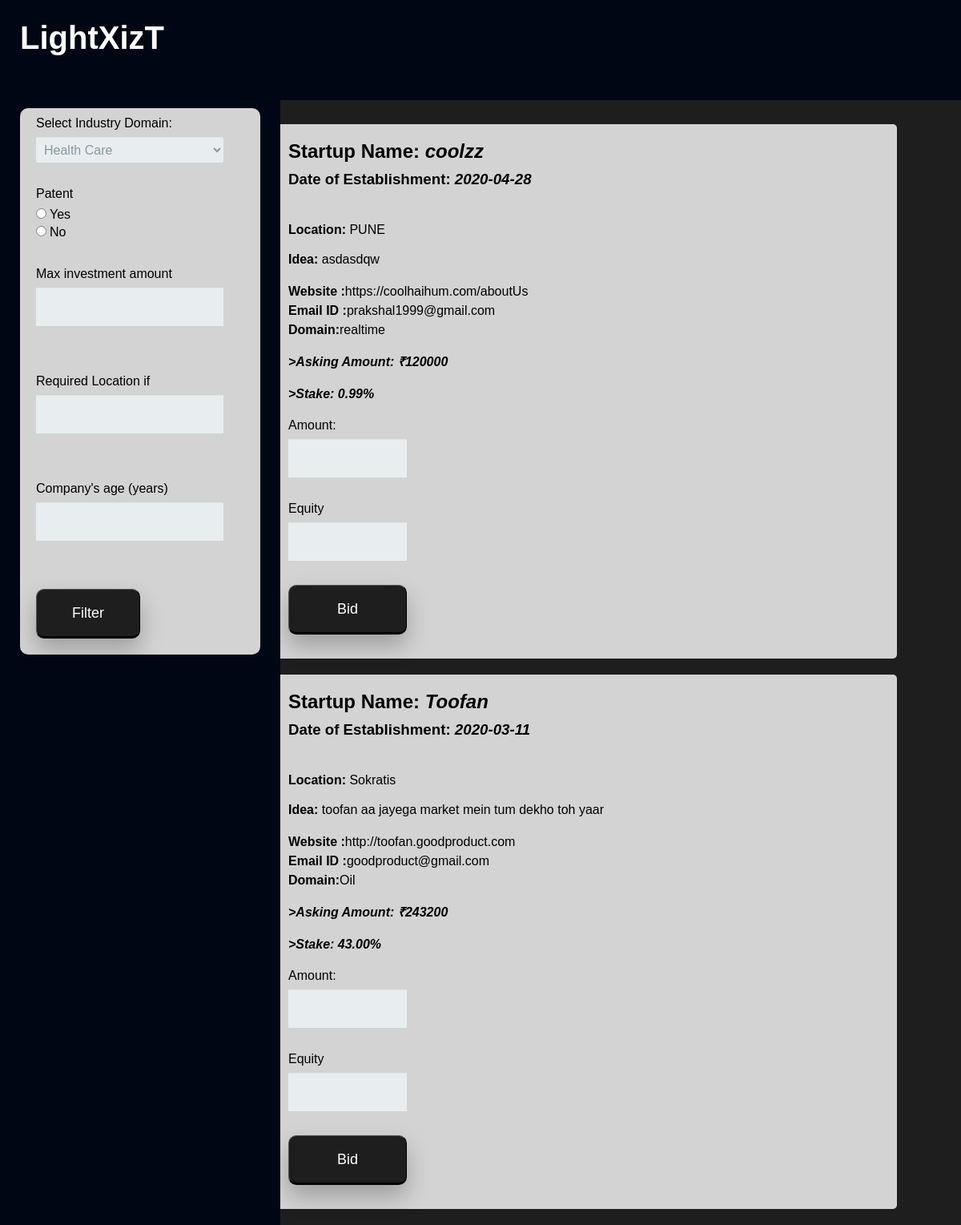
The app's page /invlog.php with its own data.
### tables this page shows
CREATE TABLE `startup` (
  `username` varchar(50) NOT NULL,
  `email` varchar(50) NOT NULL,
  `phone` mediumint(9) NOT NULL,
  `domain` varchar(20) NOT NULL DEFAULT 'FinTech',
  `location` varchar(50) NOT NULL,
  `idea` varchar(200) NOT NULL,
  `amount` int(100) NOT NULL DEFAULT 10000,
  `profit` int(100) NOT NULL DEFAULT 0,
  `startupId` int(5) NOT NULL,
  `cid` date DEFAULT NULL,
  `patent` binary(1) DEFAULT NULL,
  `stake` float(22,2) DEFAULT NULL,
  `startup_name` varchar(20) NOT NULL,
  `website` longtext NOT NULL
);

### invlog.php (the view, shortened to what this page needs)
<!DOCTYPE html>
<html lang="en">
<head>
</head>
<body>
<header>
  <h1>LightXizT</h1>
</header>
<main>
<nav>
    <form class="form-nav" action="" method="post">
    <fieldset>
        <label>Select Industry Domain:</label>
        <select id="domain" name="domain" >
            <option value="healthcare">Health Care</option>
          </select>
        <label >Patent</label>
        <input type="radio" name="patent" id="py" value="1">Yes <br>
        <input type="radio" name="patent" id="pn" value="0">No
        </fieldset>
        <fieldset>
            <label>Max investment amount</label>
            <input id="amount" name="amount" type="number">
        </fieldset>
        <fieldset>
            <label>Required Location if </label>
            <input type="text" name="loc">
        </fieldset>
        <fieldset>
            <label>Company's age (years)</label>
            <input type="number" name="age">
        </fieldset>
        <button><a name="filter" style="color:white;text-decoration: none;">Filter</a></button>
    </form>
</nav>
<?php
require ('config.php');
if(isset($_POST['filter'])){
  $domain=$_POST['domain'];
  $sql="SELECT * FROM startup WHERE domain='$domain'";
  $results=$conn->query($sql);
  echo "you have selected ".$domain;
}
else{
  $sql="SELECT * FROM startup";
  $results=$conn->query($sql);
}
?>
<?php foreach ($results as $result): ?>
<article>
    <h2>Startup Name:    <i><?php echo $result['startup_name'];?></i></h2>
    <h3>Date of Establishment: <i><?php echo $result['cid']; ?> </i></h3>
    <br> <b>Location:  </b><?php echo $result['location']; ?>
    <p><b>Idea:     </b><?php echo $result['idea'];?> </p>
    <p><b>Website  :</b><?php echo $result['website']; ?><br><b>Email ID  :</b><?php echo $result['email']; ?><br> <b>Domain:</b><?php echo $result['domain']; ?>   </p>
    <p><b><i>>Asking Amount:   ₹<?php echo $result['amount']; ?></b></i></p>
    <p><b><i>>Stake: <?php echo $result['stake']; ?>%</b></i></p><br>
        <form  action="bid.inc.php" method="post">
        <label>Amount:</label><input type="text" name="amount" style="width:20%"></input>
        <label>Equity</label><input type="text" name="stake" style="width:20%"></input><br>
        <button type="submit" name="bid"  style="width:20%">Bid</button>
        </form>
</article>
<?php endforeach?>
</main>
</body>
</html>

### invlog.php (style rules this page uses)
* { margin: 0; padding: 0; box-sizing: border-box; }
body { font-family: Arial, Helvetica, sans-serif; background-color: #1E1E1E; position: relative; padding-bottom: 58px; min-height: 100vh; }
header { text-align: left; background-color: #000714; color: #ffffff; padding: 25px; width =100% position: fixed; }
header h1 { font-size: 40px; margin-bottom: 30px; }
main { width: 90vw; margin: 0 auto; padding: 30px 20px; }
article { float:right; background-color:lightgray; padding: 20px; margin-bottom: 20px; border-radius: 5px; width:75%; }
article h3 { margin: 10px 0 25px 0; }
article p { margin-top: 16px; line-height: 24px; }
nav { height: 100%; width: 350px; position: fixed; z-index: 1; top: 105px; left: 0; background-color: #000714; overflow-x: hidden; padding-top: 20px; }
.form-nav { width: 300px; margin: 10px auto; padding: 10px 20px; background:#D3D3D3; border-radius: 10px; color: black; }
input[type="radio"], input[type="checkbox"] { margin: 0 4px 8px 0; }
input[type="text"], input[type="password"], input[type="date"], input[type="datetime"], input[type="email"], input[type="number"], input[type="search"], input[type="tel"], input[type="time"], input[type="url"], textarea, select { background: rgba(255,255,255,0.1); border: none; font-size: 16px; height: auto; margin: 0; outline: 0; padding: 15px; width: 90%; background-color: #e8eeef; color: #8a97a0; box-shadow: 0 1px 0 rgba(0,0,0,0.03) inset; margin-bottom: 30px; }
select { padding: 6px; height: 32px; border-radius: 2px; }
fieldset { margin-bottom: 30px; border: none; }
label { display: block; margin-bottom: 8px; }
button { padding: 19px 39px 18px 39px; color: #FFF; background-color: #1E1E1E; font-size: 18px; text-align: center; font-style: normal; width: 50%; border-width: 1px 1px 3px; border-radius: 10px; box-shadow: 0 14px 28px rgba(0,0,0,0.25); margin-bottom: 10px; }

### records on screen
startup: startup_name "coolzz", cid "2020-04-28", location "PUNE", idea "asdasdqw", website "https://coolhaihum.com/aboutUs", email "prakshal1999@gmail.com", domain "realtime", amount "120000", stake "0.99"
startup: startup_name "Toofan", cid "2020-03-11", location "Sokratis", idea "toofan aa jayega market mein tum dekho toh yaar", website "http://toofan.goodproduct.com", email "goodproduct@gmail.com", domain "Oil", amount "243200", stake "43.00"
